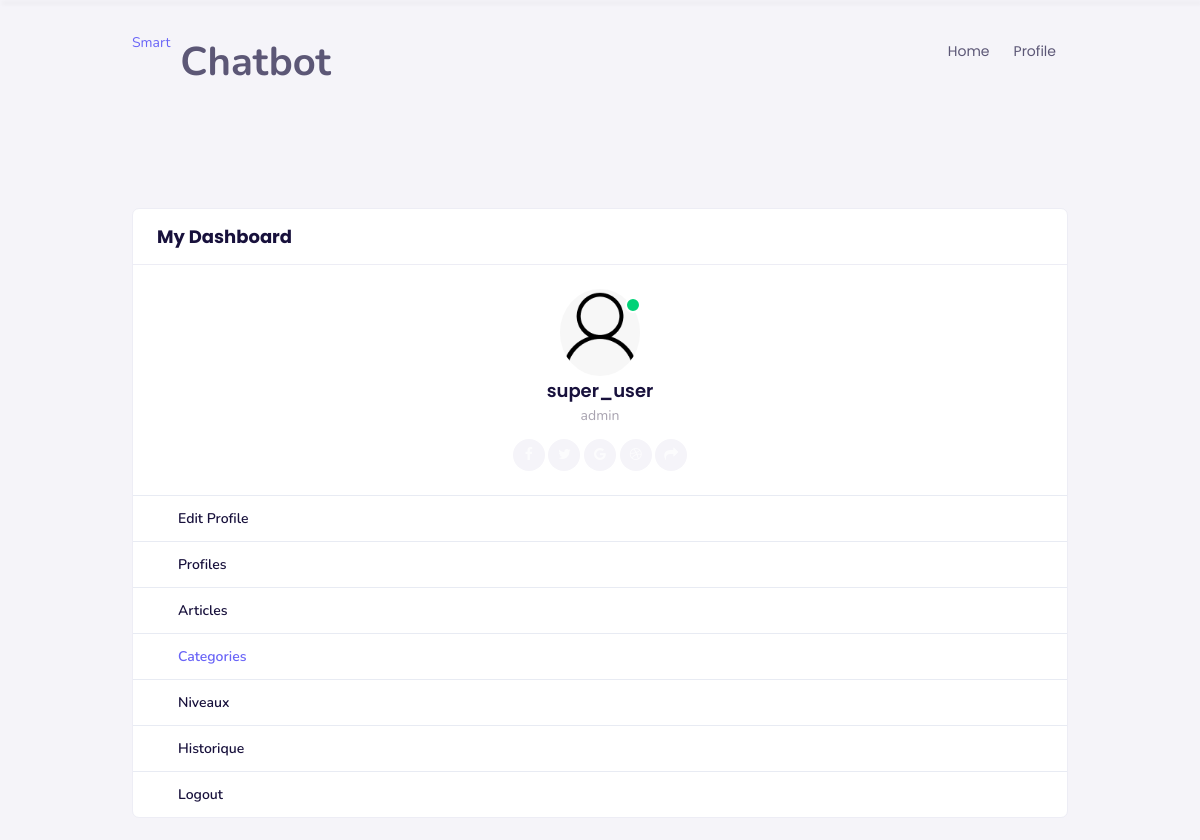
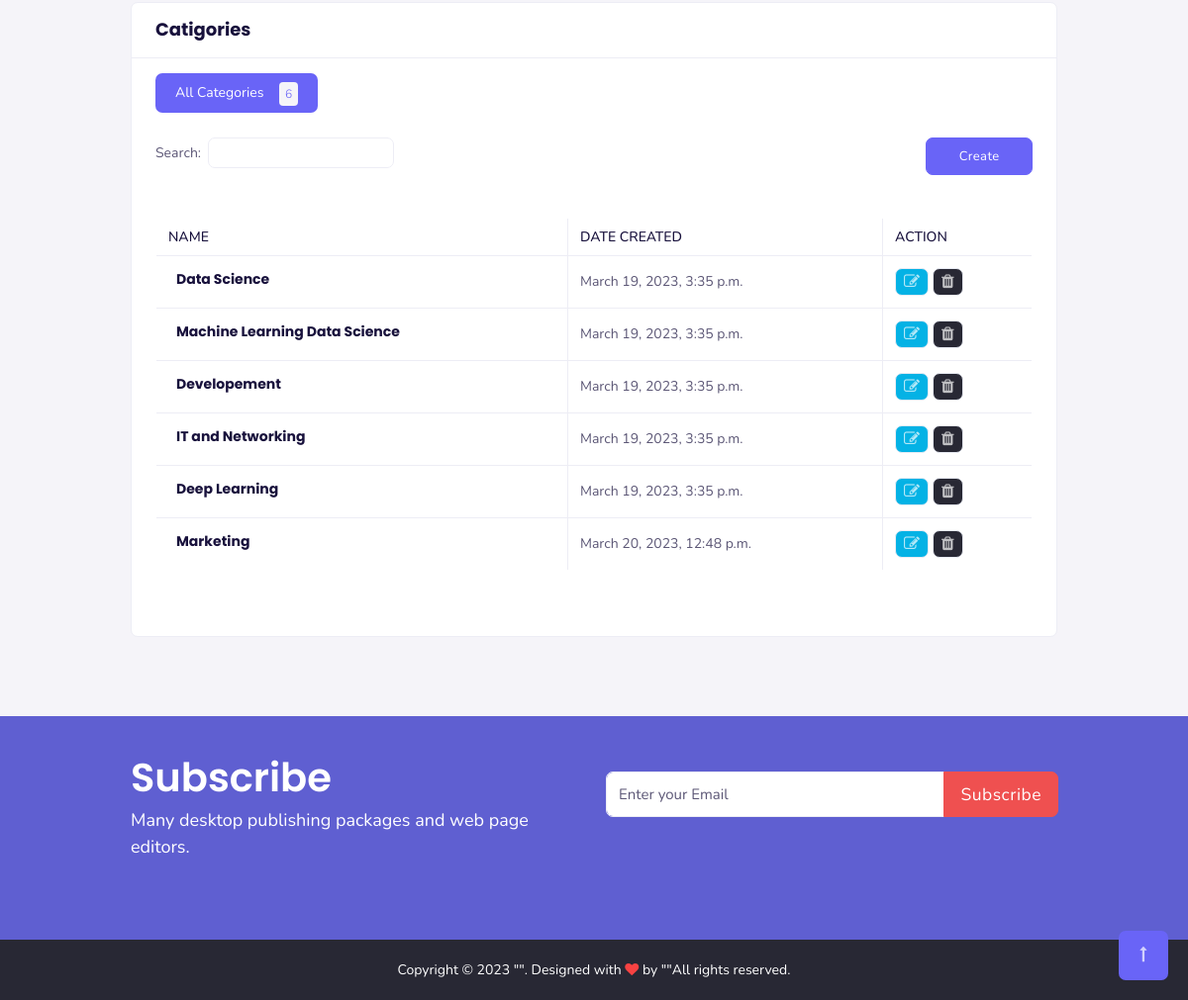
The app's page /categories/0 (signed in) with its own data (2 pictures, top to bottom).
### gestion_admin/models.py (models this page shows, shortened)
class Profile(models.Model):
    user = models.OneToOneField(User, on_delete=models.CASCADE)
    first_name = models.CharField(max_length=100, null=True)
    last_name = models.CharField(max_length=100, null=True)
    email = models.EmailField(max_length=100, null=True)
    niveau = models.OneToOneField(Niveau, on_delete=models.CASCADE, null=True)
    image = models.ImageField(upload_to="profile", null=True, default="profile/default.png")
    date_created = models.DateTimeField(auto_now_add=True)
    class Meta:
        db_table = 'profile'

class Categorie(models.Model):
    name = models.CharField(max_length=100, unique=True)
    date_creation = models.DateTimeField(auto_now_add=True)
    class Meta:
        db_table = 'categorie'

### gestion_admin/decorators.py (the view)
    def wrapper_func(request, *args, **kwargs):
        if request.user.is_authenticated:
            if request.user.groups.filter(name='admin').exists():
                return view_func(request, *args, **kwargs)
            else:
                return redirect('home')

### gestion_admin/views.py (called while the page is built, shortened)
@login_required(login_url='login')
@for_admin
def categories(request,n):
    data = Categorie.objects.all()
    if len(data) <= 10:
        mycategories = data
        context = {
            'categories' : mycategories,
            'n_t' : data.count()
        }
    return render(request,'categorie/liste_categorie.html', context)

### gestion_admin/templates/categorie/liste_categorie.html (shortened to what this page needs)
{% extends '../element/main.html' %}
{% block content %}
<section class="sptb">
    <div class="container">
        <div class="row">
            {% include '../element/menu.html' with name=3 %}
            <div class="col-xl-9 col-lg-12 col-md-12">
                <div class="card mb-0">
                    <div class="card-header">
                        <h3 class="card-title">Catigories</h3>
                    </div>
                    <div class="card-body">
                        <div class="ads-tabs">
                            <div class="tabs-menus">
                                <ul class="nav panel-tabs">
                                    <li class=""><a href="#tab1" class="active" data-bs-toggle="tab">All Categories
                                            <span class="ms-3 badge badge-primary">{{n_t}}</span></a></li>
                                </ul>
                            </div>
                            <div class="tab-content">
                                <div class="tab-pane  active table-responsive userprof-tab" id="tab1">
                                    <div id="DataTables_Table_0_wrapper" class="dataTables_wrapper dt-bootstrap5 select2-sm no-footer">
                                        <div class="row">
                                            <div class="col-xl-6 col-sm-12 col-lg-6 col-md-12">
                                                <div id="DataTables_Table_0_filter" class="dataTables_filter">
                                                    <label>Search:<input type="search" class="form-control select2-sm form-control-sm" placeholder="" aria-controls="DataTables_Table_0"></label></div>
                                            </div>
                                            <div class="col-xl-6 col-sm-12 col-lg-6 col-md-12">
                                                <a href="{% url 'create_categorie' %}"  class="btn btn-primary col-xl-3 col-sm-5 col-lg-3 col-md-5" style="float:right;">Create</a>
                                            </div>
                                        </div>
                                        <div class="row">
                                            <div class="col-sm-12">
                                                <br><br><table class="data-table-example table table-bordered table-hover mb-0 text-nowrap dataTable no-footer" id="DataTables_Table_0" role="grid" aria-describedby="DataTables_Table_0_info">
                                                    <thead>
                                                        <tr role="row">
                                                            <th class="sorting" tabindex="0" aria-controls="DataTables_Table_0" rowspan="1" colspan="1" aria-label="Courses: activate to sort column ascending" style="width: 222.422px;">Name</th>
                                                            <th class="sorting" tabindex="0" aria-controls="DataTables_Table_0" rowspan="1" colspan="1" aria-label="Category: activate to sort column ascending" style="width: 99.25px;">Date Created</th>
                                                            <th class="sorting" tabindex="0" aria-controls="DataTables_Table_0" rowspan="1" colspan="1" aria-label="Action: activate to sort column ascending" style="width: 121.297px;">Action</th>
                                                        </tr>
                                                    </thead>
                                                    <tbody>
                                                        {% for item in categories %}
                                                            <tr class="{% cycle 'odd' 'even' %}">
                                                                <td>
                                                                    <div class="media mt-0 mb-0">
                                                                        <div class="media-body">
                                                                            <div class="card-item-desc ms-2 p-0 mt-0">
                                                                                <a href="javascript:void(0)" class="text-dark">
                                                                                    <h4 class="font-weight-bold">{{item.name}}</h4>
                                                                             </div>
                                                                        </div>
                                                                    </div>
                                                                </td>
                                                                <td>{{ item.date_creation }}</td>
                                                                <td> <a href="{% url 'categorie_edit' item.id %}" class="btn btn-outline-light btn-sm text-dark waves-effect waves-light bg-info" data-bs-toggle="tooltip" data-bs-original-title="Edit"><i class="fa fa-edit fs-16"></i></a>
                                                                    <a class="btn btn-outline-light btn-sm text-dark waves-effect waves-light bg-dark" data-bs-toggle=" tooltip"="" data-bs-original-title="Delete"><i class="fa fa-trash fs-16"></i></a>  </td>
                                                            </tr>
                                                        {% endfor %}
                                                    </tbody>
                                                </table>
                                            </div>
                                        </div>
                                        <br> <br>
                                    </div>
                                </div>
                            </div>
                        </div>
                    </div>
                </div>
            </div>
        </div>
    </div>
</section>
{% endblock content %}

### user/templates/element/menu.html (shortened to what this page needs)
<div class="col-xl-3 col-lg-12 col-md-12">
    <div class="card is-expanded">
        <div class="card-header">
            <h3 class="card-title">My Dashboard</h3>
        </div>
        <div class="card-body text-center item-user border-bottom-0 active">
            <div class="profile-pic">
                <div class="profile-pic-img"> <span class="bg-success dots" data-bs-toggle="tooltip" data-bs-placement="top" title="" data-bs-original-title="online" aria-label="online"></span> <img src="{{request.user.profile.image.url}}" class="brround" alt="user"> </div> <a href="userprofile.html" class="text-dark">
                    <h4 class="mt-3 mb-0 font-weight-semibold">{{request.user.username}}</h4>
                </a>
                <p class="mb-0 mt-1 text-muted">{{ request.user.groups.all.0.name }}</p>
                <div class="wideget-user-info my-dash-1">
                    <div class="wideget-user-icons mt-2"> <a href="javascript:void(0)" class="mt-0"><i class="fa fa-facebook"></i></a> <a href="javascript:void(0)" class=""><i class="fa fa-twitter"></i></a> <a href="javascript:void(0)" class=""><i class="fa fa-google"></i></a> <a href="javascript:void(0)" class=""><i class="fa fa-dribbble"></i></a> <a href="javascript:void(0)" class=""><i class="fa fa-share"></i></a>
                    </div>
                </div>
            </div>
        </div>
        <aside class="app-sidebar doc-sidebar my-dash open">
            <div class="app-sidebar__user clearfix is-expanded">
                <ul class="side-menu open">
                    <li> <a class="side-menu__item {% if name == 0 %}active{% endif %}" href="{% url 'profile' %}"><span class="side-menu__label">Edit Profile</span></a> </li>
                    {% if request.user.groups.all.0.name == 'admin' %}
                        <li class="is-expanded"> <a class="side-menu__item {% if name == 1 %}active{% endif %}" href="{% url 'profiles' 0 %}"><span class="side-menu__label">Profiles</span></a> </li>
                        <li> <a class="side-menu__item {% if name == 2 %}active{% endif %}" href="{% url 'articles' 0 %}"><span class="side-menu__label">Articles</span></a> </li>
                        <li> <a class="side-menu__item {% if name == 3 %}active{% endif %}" href="{% url 'categories' 0 %}"><span class="side-menu__label">Categories</span></a> </li>
                        <li> <a class="side-menu__item {% if name == 4 %}active{% endif %}" href="{% url 'niveaux' 0 %}"><span class="side-menu__label">Niveaux</span></a> </li>
                        <li> <a class="side-menu__item {% if name == 5 %}active{% endif %}" href="{% url 'historique' 0 %}"><span class="side-menu__label">Historique</span></a> </li>
                    {% endif %}
                    <li> <a class="side-menu__item" href="{% url 'logout' %}"><span class="side-menu__label">Logout</span></a> </li>
                </ul>
            </div>
        </aside>
    </div>
</div>

### static/css/color.css (style rules this page uses)
.btn-primary { color: #fff; background-color: #6964f7; border-color: #6964f7; }
.badge-primary { color: #fff; background-color: #6964f7; }
.ads-tabs .tabs-menus ul li .active { background: #6964f7; color: #fff; }
.app-sidebar .side-menu li a.active { color: #6964f7; }
.app-sidebar:before, .app-sidebar-footer { background: -webkit-gradient(linear, left top, right top, from(rgba(146, 30, 152, 0.9)), to(rgba(59, 25, 249, 0.8))); background: linear-gradient(to right, rgba(146, 30, 152, 0.9), rgba(59, 25, 249, 0.8)); }
.header-main i, .header-icons-link .header-icons-link1 i { color: rgba(255, 255, 255, 0.7); }
.bg-dark { background-color: #282834 !important; }
.my-dash-1 .wideget-user-icons a { color: #6964f7; }
.app-sidebar .side-menu li.is-expanded:after { color: #6964f7; }
.app-sidebar .side-menu__item.active { color: #6964f7; }

### records on screen
Categorie: name "Data Science", date_creation "March 19, 2023, 3:35 p.m."
Categorie: name "Machine Learning Data Science", date_creation "March 19, 2023, 3:35 p.m."
Categorie: name "Developement", date_creation "March 19, 2023, 3:35 p.m."
Categorie: name "IT and Networking", date_creation "March 19, 2023, 3:35 p.m."
Categorie: name "Deep Learning", date_creation "March 19, 2023, 3:35 p.m."
Categorie: name "Marketing", date_creation "March 20, 2023, 12:48 p.m."

### other values on screen
{{ request.user.username }} "super_user"
{{ request.user.groups.all.0.name }} "admin"
{{ n_t }} "6"
